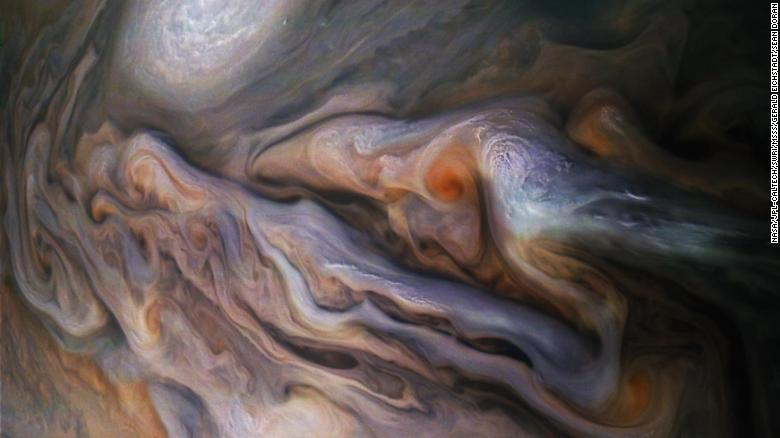
#> input picture Project 49 - OpenCV Project/Datasets/test.jpg, 780 x 438 px, found by its file name
$ jupyter execute 'OpenCV Project.ipynb'
#> lines starting #> are read from the running program, lines starting #| are printed output that depends on the picture; after the words box and inside, x2 and y2 are one past the last pixel; in counts of white or black regions, pixels touching at a corner belong together; pictures that were not available may be replaced by others from this repository, and a replacement may not be noted
# **Project 49: OpenCV Project**

***OpenCV*** : *(Open Source Computer Vision Library) is an open-source computer vision and machine learning software library. It provides a comprehensive set of tools and functions for image processing, real-time computer vision, and machine learning applications. OpenCV is widely used in various fields, including robotics, artificial intelligence, and augmented reality.*

***OS*** : *The os module in Python provides a way to interact with the operating system, allowing users to perform tasks like file manipulation, directory management, and executing system commands. It helps in accessing environment variables and navigating the file system efficiently.*

***Matplotlib*** : *Matplotlib is a versatile plotting library in Python that allows users to create high-quality visualizations, including static, interactive, and animated plots. It is widely used for data visualization, making complex datasets more interpretable and accessible.*

***imutils*** : *A collection of convenience functions for computer vision tasks that simplify common image processing operations. It provides easy-to-use utilities for image resizing, rotating, and displaying, among others.*

***NumPy*** : *A fundamental package for numerical computing in Python, providing support for large, multi-dimensional arrays and matrices. It offers a wide range of mathematical functions to operate on these arrays efficiently.*

**Importing these libraries for Edge Detection, Face and Eye Detection, Video Processing, and Thresholding.**

[cell 1]
import cv2
import os
import numpy as np
import imutils
import matplotlib.pyplot as plt

# **Edge Detection**

***Canny Edge Detection*** : *is an edge detection algorithm that identifies the boundaries of objects within an image by detecting rapid changes in intensity. It involves a multi-stage process that includes smoothing the image, finding gradients, applying non-maximum suppression, and using hysteresis thresholding to finalize edge detection. This technique is widely used in computer vision applications for its effectiveness in detecting edges with good accuracy and low noise sensitivity.*

- **Initialization: The CannyEdgeDetection class is initialized with the image file path.**

- **Edge Detection: The canny_edge method reads the image in grayscale and applies Canny edge detection with specified threshold values.**

- **Saving Output: The resulting edge-detected image is saved as "test.jpg".**

- **Visualization: The method creates a side-by-side comparison of the original and edge-detected images using Matplotlib.**

- **Display: The images are displayed with titles, allowing for easy visual comparison.**

[cell 2]
class CannyEdgeDetection:

    def __init__(self, path):
        self.image_path = path

    def canny_edge(self):

        img = cv2.imread(self.image_path, 0)
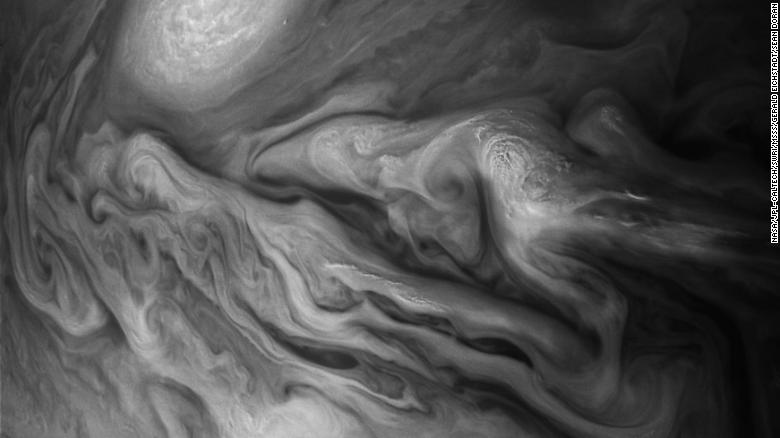
#> img: shape (438, 780); min 0, max 255, mean 82.2
        edges = cv2.Canny(img, 50, 200)
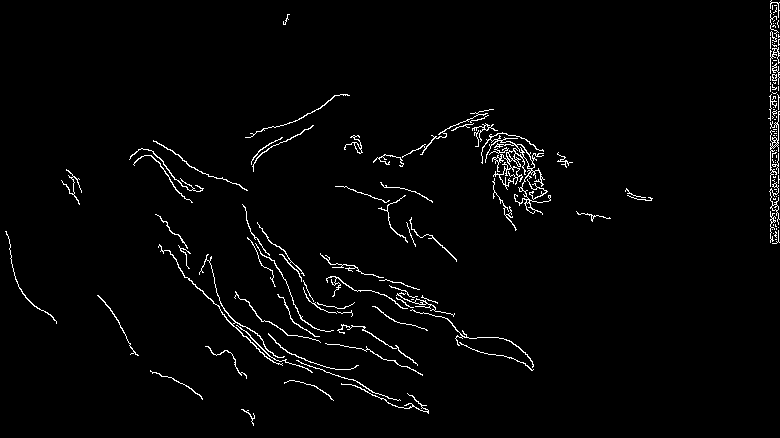
#> edges: shape (438, 780); 2.2% white in thin lines or dots

        cv2.imwrite(os.path.join("test.jpg"), edges)

        plt.figure(figsize=(10, 5))

        plt.subplot(1, 2, 1)
        plt.imshow(img, cmap='gray')
        plt.title("Original Image")
        plt.axis('off')

        plt.subplot(1, 2, 2)
        plt.imshow(edges, cmap='gray')
        plt.title("Canny Edge Detection")
        plt.axis('off')

        plt.show()
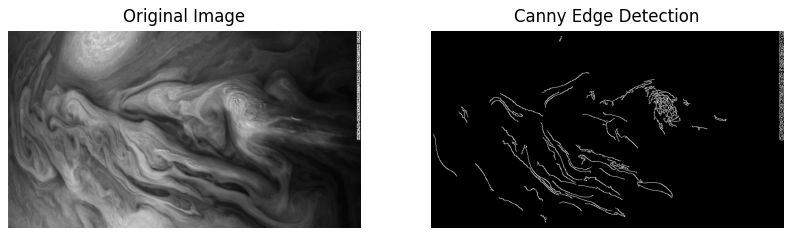
#> figure drawn by matplotlib, 2 panels


detector = CannyEdgeDetection("test.jpg")
detector.canny_edge()

# **Thresholding**

***Thresholding*** : *is a fundamental image processing technique used to convert a grayscale image into a binary image by setting a specific threshold value. Pixels with intensity values above the threshold are converted to one value (usually white), while those below are converted to another (usually black). This method is particularly useful for segmenting objects from the background and is commonly employed in applications such as object detection, document scanning, and image analysis. Variants like adaptive thresholding and Otsu's method help to address challenges posed by varying lighting conditions and bimodal histograms, respectively.*

- **Class Initialization: The Thresholding class is initialized with the image file path. The image is loaded in grayscale during initialization.**

- **Simple Thresholding: The simple_thres method applies basic thresholding, setting pixel values below 127 to 0 and those above to 255, and saves the result.**

- **Adaptive Thresholding: The adaptive_thres method uses median blurring to reduce noise and then applies adaptive thresholding to handle varying lighting conditions, saving the output.**

- **Otsu's Binarization: The otsu_binarization method applies Gaussian blur followed by Otsu's method to find an optimal threshold for bimodal images, saving the resulting image.**

- **Displaying Results: The display_results method visualizes the original and thresholded images (simple, adaptive, and Otsu's) using Matplotlib for comparison.**

[cell 3]
class Thresholding:

    def __init__(self, path):
#> called with path = 'test.jpg'
        self.image_path = path
        self.image = cv2.imread(self.image_path, 0)
#> self.image: shape (438, 780); min 0, max 255, mean 5.6

    def simple_thres(self):
        ret, thresh1 = cv2.threshold(self.image, 127, 255, cv2.THRESH_BINARY)
        cv2.imwrite(os.path.join("test.jpg"), thresh1)
        return thresh1

    def adaptive_thres(self):
        img = cv2.medianBlur(self.image, 5)
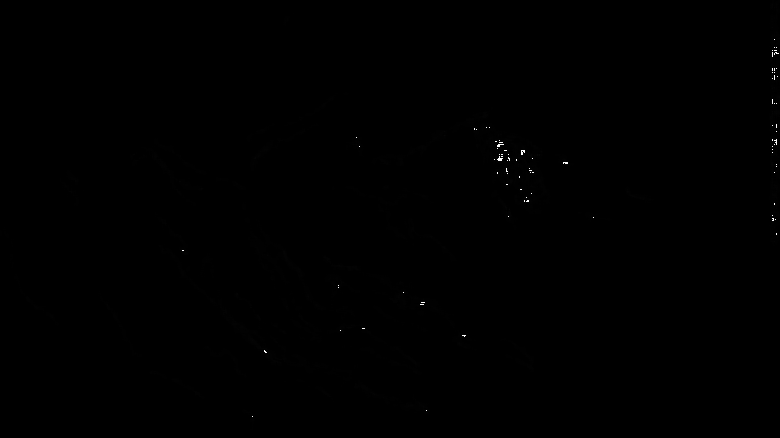
#> img: shape (438, 780); min 0, max 254, mean 0.2
        th2 = cv2.adaptiveThreshold(img, 255, cv2.ADAPTIVE_THRESH_MEAN_C, cv2.THRESH_BINARY, 11, 2)
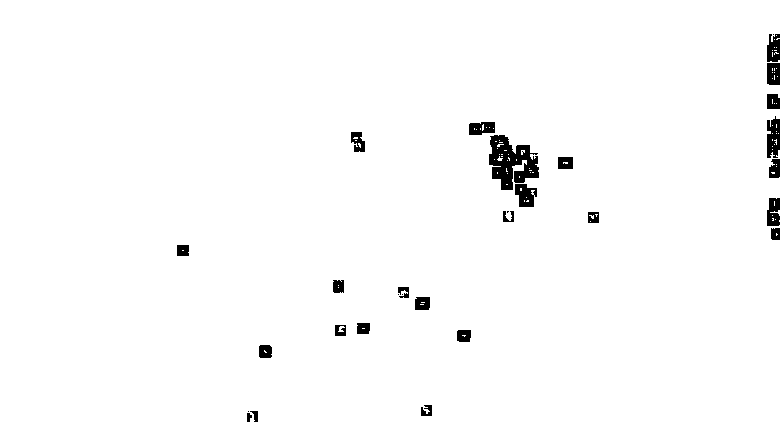
#> th2: shape (438, 780); 98.3% white; 30 black regions (5 under 20 px), largest, box (x1, y1, x2, y2) and area: (489, 135, 539, 190) 1620, (767, 116, 780, 158) 430, (515, 184, 537, 207) 359
        cv2.imwrite(os.path.join("test.jpg"), th2)
        return th2

    def otsu_binarization(self):
        blur = cv2.GaussianBlur(self.image, (5, 5), 0)
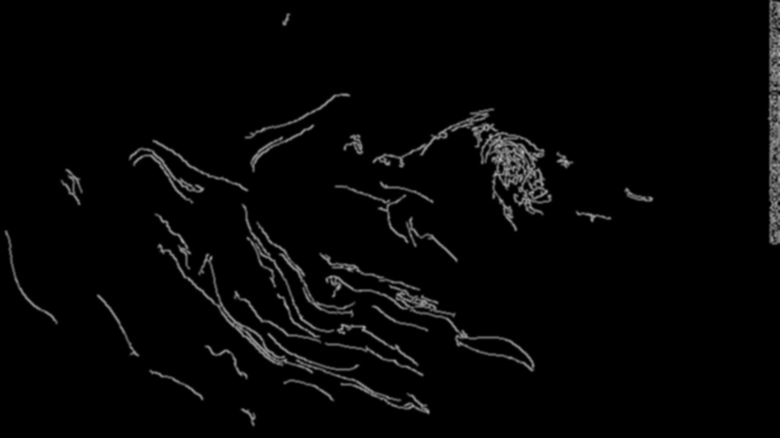
#> blur: shape (438, 780); min 0, max 185, mean 5.7
        ret3, th3 = cv2.threshold(blur, 0, 255, cv2.THRESH_BINARY + cv2.THRESH_OTSU)
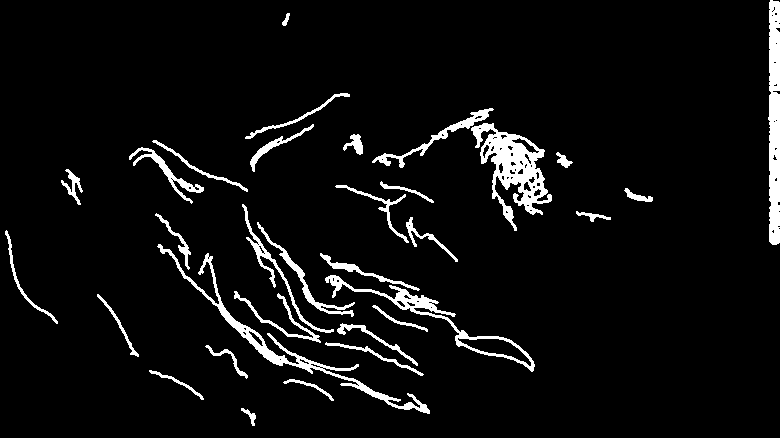
#> th3: shape (438, 780); 5.6% white; 32 white regions, largest, box (x1, y1, x2, y2) and area: (471, 123, 552, 231) 3201, (768, 0, 780, 245) 2547, (157, 244, 430, 414) 2453
#> ret3 = 44
        cv2.imwrite(os.path.join("test.jpg"), th3)
        return th3

    def display_results(self, simple, adaptive, otsu):
        plt.figure(figsize=(15, 5))

        plt.subplot(1, 4, 1)
        plt.imshow(self.image, cmap='gray')
        plt.title("Original Image")
        plt.axis('off')

        plt.subplot(1, 4, 2)
        plt.imshow(simple, cmap='gray')
        plt.title("Simple Threshold")
        plt.axis('off')

        plt.subplot(1, 4, 3)
        plt.imshow(adaptive, cmap='gray')
        plt.title("Adaptive Threshold")
        plt.axis('off')

        plt.subplot(1, 4, 4)
        plt.imshow(otsu, cmap='gray')
        plt.title("Otsu's Binarization")
        plt.axis('off')

        plt.tight_layout()
        plt.show()

detector = Thresholding("test.jpg")
simple = detector.simple_thres()
adaptive = detector.adaptive_thres()
otsu = detector.otsu_binarization()

detector.display_results(simple, adaptive, otsu)

# **Video Processing**

***Video Processing*** : *involves the manipulation and analysis of video data to extract meaningful information or enhance visual quality. Techniques such as frame extraction, object detection, motion tracking, and image stabilization are commonly employed in various applications, including surveillance, sports analytics, and video editing. By applying algorithms and computer vision methods, video processing enables real-time analysis and automation, allowing for tasks such as activity recognition and scene understanding. This field is crucial in areas such as entertainment, security, and robotics, where interpreting visual data is essential.*

 - **Class Initialization: The VideoAnalytics class is initialized with the path to a video file, which is stored in the video_path attribute.**

- **Video Processing: The process method opens the video file using OpenCV's VideoCapture. It allows for reading frames from the video or directly from a camera if 0 is passed.**

- **Directory Creation: A directory named "data" is created to store the extracted frames if it doesn't already exist. This is handled with error checking to ensure the directory is created successfully.**

- **Frame Extraction: Inside a loop, each frame of the video is read and saved as a JPEG file in the "data" directory with a sequential filename format (frame_0000.jpg, frame_0001.jpg, etc.). The loop continues until there are no more frames to read.**

- **Resource Management: After processing, the video capture object is released, and any OpenCV windows are closed, ensuring that system resources are freed.**

[cell 4]
class VideoAnalytics:

    def __init__(self, video_path):
        self.video_path = video_path

    def process(self):
        cam = cv2.VideoCapture(self.video_path)


        basepath = os.path.join('data')
        try:
            if not os.path.exists(basepath):
                os.makedirs(basepath)
        except OSError:
            print('Error: Creating Directory of Data')

        currentframe = 0
        while True:
            ret, frame = cam.read()
#> frame is the input picture: shape (438, 780, 3); mean B, G, R 77.3, 79.2, 90
